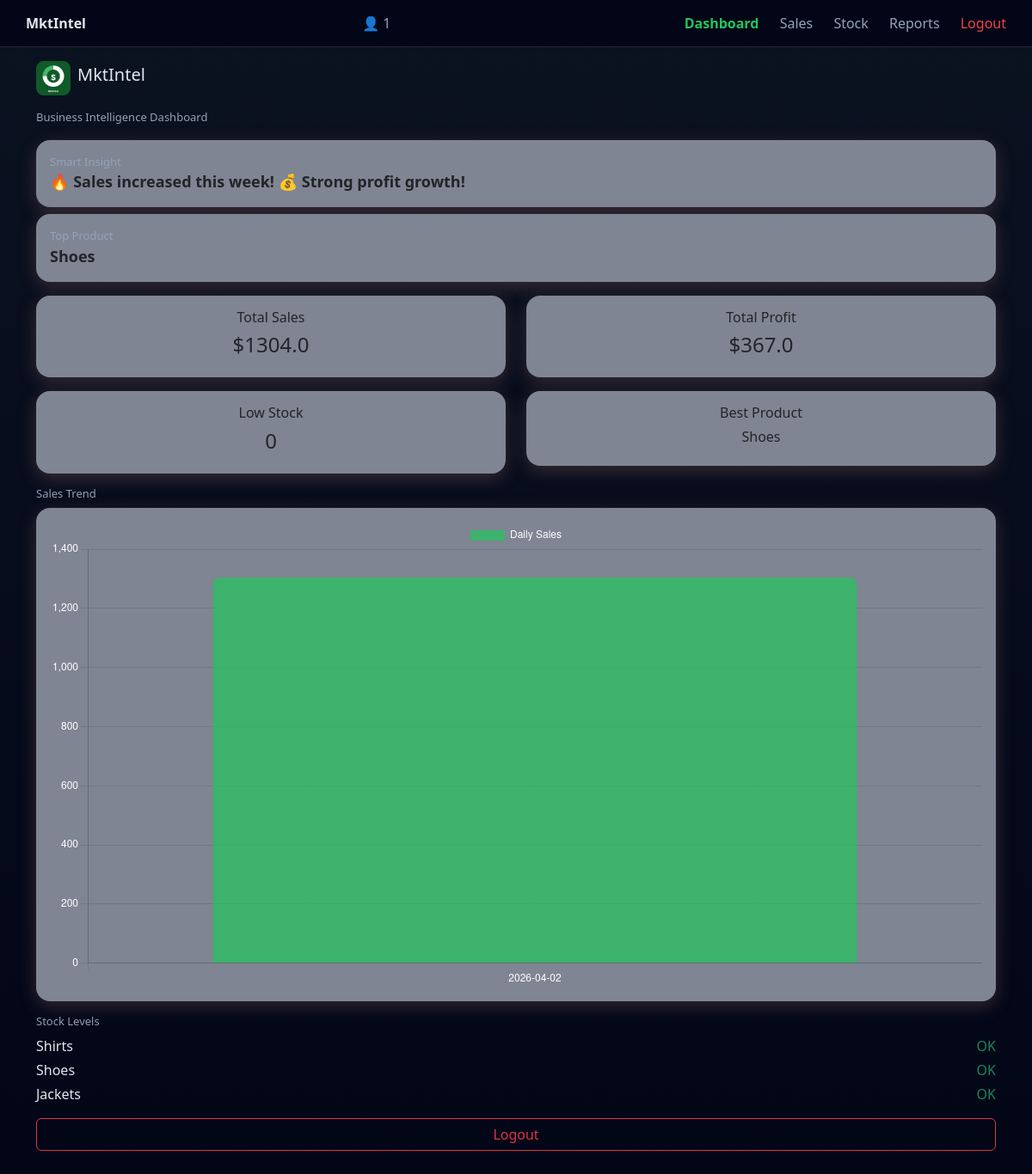
Page /dashboard (signed in) on the earlier database version.
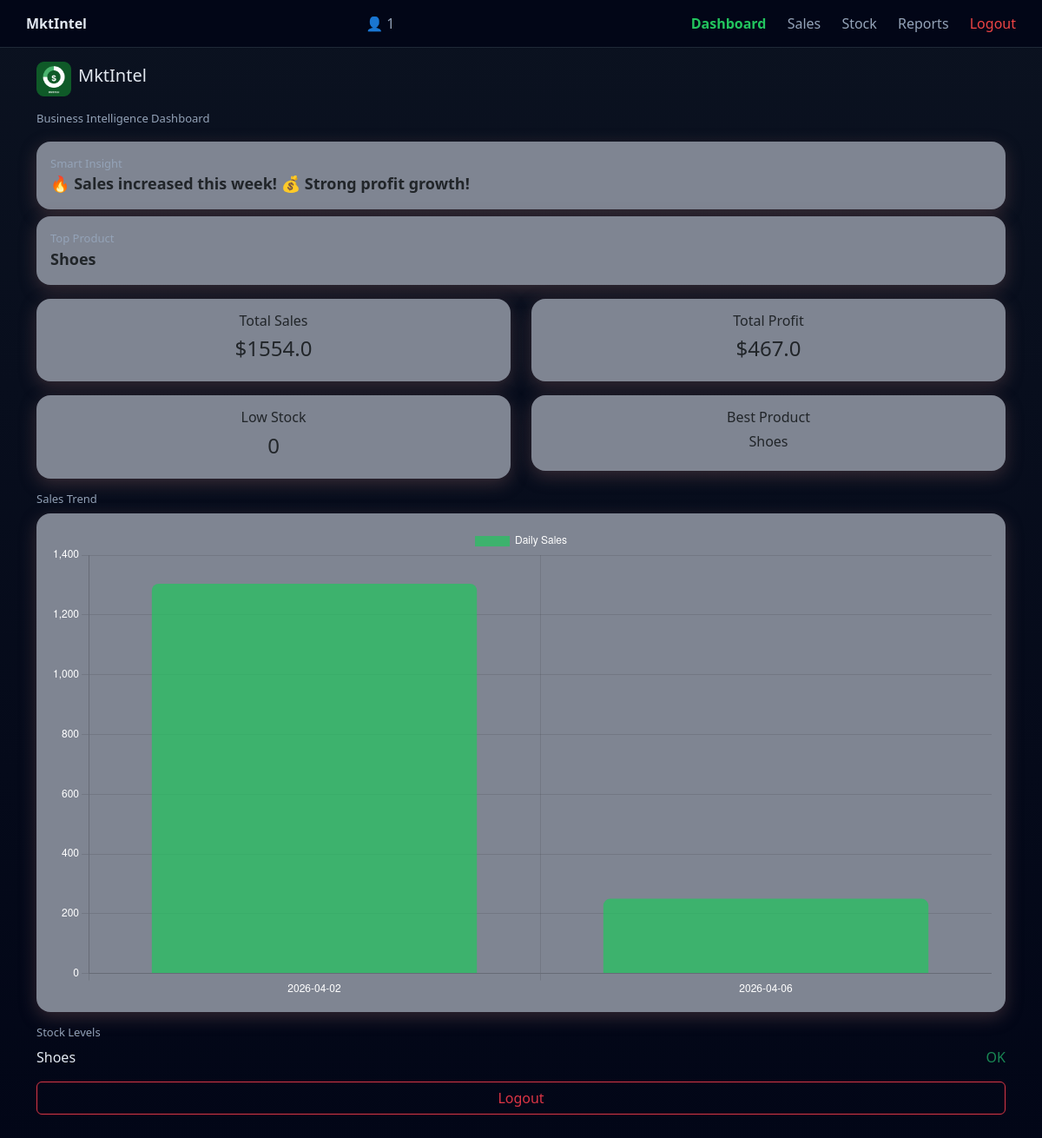
Same page on the later database version.
### models.py (models this page shows)
class Product(db.Model):
    id = db.Column(db.Integer, primary_key=True)
    name = db.Column(db.String(100))
    buying_price = db.Column(db.Float)
    selling_price = db.Column(db.Float)
    quantity = db.Column(db.Integer)
    min_stock = db.Column(db.Integer)
    user_id = db.Column(db.Integer, db.ForeignKey('user.id'))  # 🔥 NEW

### app.py (the view)
@app.route('/')
@app.route('/dashboard')
@login_required
def dashboard():
    user_id = session.get('user_id')
    products = Product.query.filter_by(user_id=user_id).all()
    sales = Sale.query.filter_by(user_id=user_id).all()
    total_sales = sum(s.total_price for s in sales)
    total_profit = sum(s.profit for s in sales)
    daily_sales = {}
    for s in sales:
        day = s.date.strftime("%Y-%m-%d")
        daily_sales[day] = daily_sales.get(day, 0) + s.total_price
    sorted_sales = sorted(daily_sales.items())
    dates = [d[0] for d in sorted_sales]
    sales_data = [d[1] for d in sorted_sales]
    low_stock = len([p for p in products if p.quantity <= p.min_stock])
    product_sales = {}
    for s in sales:
        product = db.session.get(Product, s.product_id)
        if product:
            product_sales[product.name] = product_sales.get(product.name, 0) + s.quantity_sold
    best_product = max(product_sales, key=product_sales.get) if product_sales else "N/A"
    today = datetime.now()
    last_7_days = today - timedelta(days=7)
    prev_7_days = today - timedelta(days=14)
    current_week_sales = sum(s.total_price for s in sales if s.date >= last_7_days)
    previous_week_sales = sum(s.total_price for s in sales if prev_7_days <= s.date < last_7_days)
    insight = "📊 Keep pushing sales!"
    if current_week_sales > previous_week_sales:
        insight = "🔥 Sales increased this week!"
    elif current_week_sales < previous_week_sales:
        insight = "⚠️ Sales dropped this week"
    if total_profit > 100:
        insight += " 💰 Strong profit growth!"
    elif total_profit < 20:
        insight += " ⚠️ Low profit margins"
    return render_template(
        "dashboard.html",
        total_sales=total_sales,
        total_profit=total_profit,
        dates=dates,
        sales_data=sales_data,
        low_stock=low_stock,
        best_product=best_product,
        insight=insight,
        products=products
    )

### app.py (called while the page is built)
def login_required(func):
    @wraps(func)
    def wrapper(*args, **kwargs):
        if not session.get('user_id'):
            return redirect('/login')
        return func(*args, **kwargs)
    return wrapper

### templates/dashboard.html (shortened to what this page needs)
<!DOCTYPE html>
<html>
<head>
    <link href="https://cdn.jsdelivr.net/npm/bootstrap@5.3.0/dist/css/bootstrap.min.css" rel="stylesheet">
</head>
<body>
    <div class="navbar-top">
        <div><b>MktIntel</b></div>
        <span style="color:#94a3b8;">👤 {{ session.user_id }}</span>
        <div>
            <a href="/dashboard">Dashboard</a>
            <a href="/sales">Sales</a>
            <a href="/stock">Stock</a>
            <a href="/reports">Reports</a>
            <a href="/logout" style="color:#ef4444;">Logout</a>
        </div>
    </div>
    <div class="container mt-3 mb-5">
        <div class="d-flex align-items-center mb-3">
            <img src="{{ url_for('static', filename='logo.png') }}" width="40">
            <h5 class="ms-2">MktIntel</h5>
        </div>
        <p class="small-text">Business Intelligence Dashboard</p>
        <div class="card p-3 mb-2">
            <div class="small-text">Smart Insight</div>
            <div class="metric">{{ insight }}</div>
        </div>
        <div class="card p-3 mb-3">
            <div class="small-text">Top Product</div>
            <div class="metric">{{ best_product }}</div>
        </div>
        <div class="row text-center">
            <div class="col-6 mb-3">
                <div class="card p-3">
                    <h6>Total Sales</h6>
                    <h4>${{ total_sales }}</h4>
                </div>
            </div>
            <div class="col-6 mb-3">
                <div class="card p-3">
                    <h6>Total Profit</h6>
                    <h4>${{ total_profit }}</h4>
                </div>
            </div>
            <div class="col-6 mb-3">
                <div class="card p-3">
                    <h6>Low Stock</h6>
                    <h4>{{ low_stock }}</h4>
                </div>
            </div>
            <div class="col-6 mb-3">
                <div class="card p-3">
                    <h6>Best Product</h6>
                    <h6>{{ best_product }}</h6>
                </div>
            </div>
        </div>
        <h6 class="small-text">Sales Trend</h6>
        <div class="card p-3 mb-3">
            <canvas id="salesChart"></canvas>
        </div>
        <script>
            const dates = {{dates | tojson | safe}};
            const salesData = {{sales_data | tojson | safe}};
            if (dates.length > 0) {
                new Chart(document.getElementById('salesChart'), {
                    type: 'bar',
                    data: {
                        labels: dates,
                        datasets: [{
                            label: 'Daily Sales',
                            data: salesData,
                            backgroundColor: "rgba(34, 197, 94, 0.7)",
                            hoverBackgroundColor: "#22c55e",
                            borderRadius: 8
                        }]
                    },
                    options: {
                        responsive: true,
                        plugins: {
                            legend: {
                                labels: {
                                    color: "white"
                                }
                            }
                        },
                        scales: {
                            x: {
                                ticks: {
                                    color: "white"
                                }
                            },
                            y: {
                                ticks: {
                                    color: "white"
                                }
                            }
                        }
                    }
                });
            } else {
                document.getElementById('salesChart').outerHTML =
                    "<p class='text-center text-muted'>No sales yet 📊</p>";
            }
        </script>
        <h6 class="small-text">Stock Levels</h6>
        {% for p in products[:5] %}
        <div class="d-flex justify-content-between mb-1">
            <span>{{ p.name }}</span> {% if p.quantity
            <= p.min_stock %} <span class="text-warning">{{ p.quantity }} left</span>
                {% else %}
                <span class="text-success">OK</span> {% endif %}
        </div>
        {% endfor %}
        <div class="text-center mt-3">
            <a href="/logout" class="btn btn-outline-danger w-100">Logout</a>
        </div>
    </div>
</body>
</html>

### templates/dashboard.html (style rules this page uses)
body { background: linear-gradient(180deg, #0b1220, #020617); color: #e2e8f0; font-family: 'Segoe UI', sans-serif; }
.small-text { color: #94a3b8; font-size: 13px; }
.metric { font-size: 18px; font-weight: bold; }
.card { background: #7f8592; border-radius: 16px; border: none; box-shadow: 0 6px 20px rgba(125, 88, 88, 0.4); }
.navbar-top { display: none; }
@media (min-width: 768px) { .navbar-top { display: flex; justify-content: space-between; align-items: center; background: #020617; padding: 15px 30px; border-bottom: 1px solid #1f2937; } }
@media (min-width: 768px) { .navbar-top a { color: #94a3b8; margin-left: 20px; text-decoration: none; } }
@media (min-width: 768px) { .navbar-top a.active { color: #22c55e; font-weight: bold; } }

Differences in the rows shown:
removed Product: name "Shirts", quantity "OK"
removed Product: name "Jackets", quantity "OK"
Other differences:
{{ total_sales }}: "1304.0" → "1554.0"
{{ total_profit }}: "367.0" → "467.0"
chart data {{ dates | tojson | safe }}: ["2026-04-02"] → ["2026-04-02", "2026-04-06"]
chart data {{ sales_data | tojson | safe }}: [1304.0] → [1304.0, 250.0]
